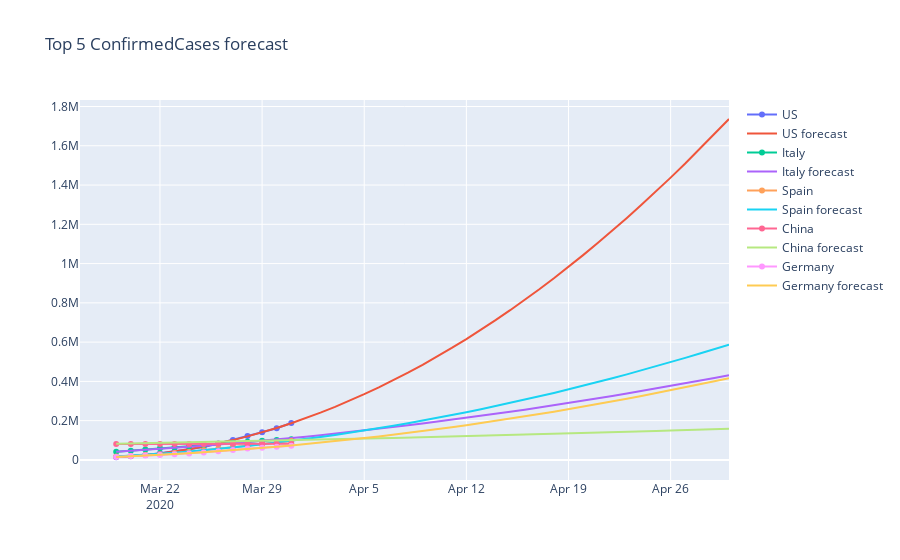
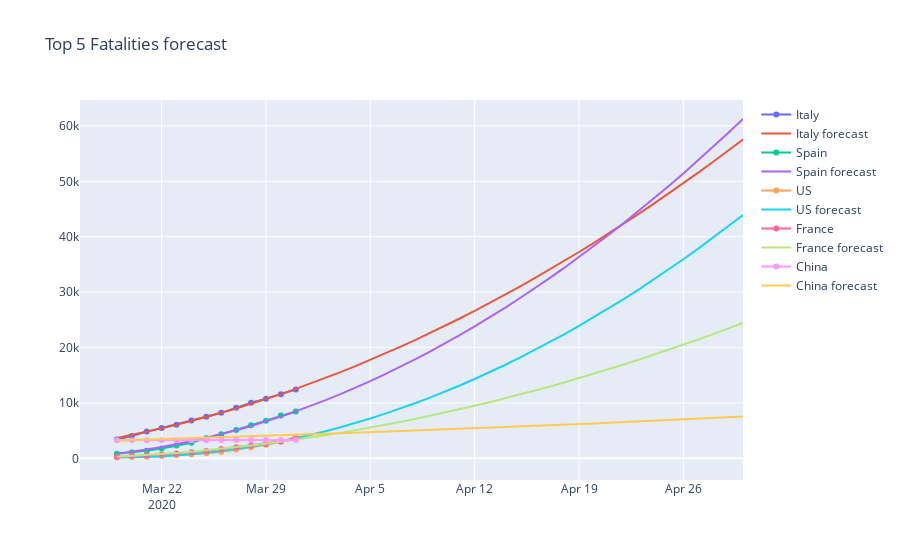

Write notebook code for charts like these, in order.
### Code cell
df_now = train.groupby(['Date','Country_Region']).sum().sort_values(['Country_Region','Date']).reset_index()
df_now['New Cases'] = df_now['ConfirmedCases'].diff()
df_now['New Fatalities'] = df_now['Fatalities'].diff()
df_now = df_now.groupby('Country_Region').apply(lambda group: group.iloc[-1:]).reset_index(drop = True)

fig = go.Figure()
for country in df_now.sort_values('ConfirmedCases', ascending=False).head(5)['Country_Region'].values:
    df_country = df_val[df_val['Country_Region'] == country].groupby(['Date','Country_Region']).sum().reset_index()
    idx = df_country[((df_country['ConfirmedCases'].isnull() == False) & (df_country['ConfirmedCases'] > 0))].shape[0]
    fig.add_trace(go.Scatter(x=df_country['Date'][0:idx],y= df_country['ConfirmedCases'][0:idx], name = country))
    fig.add_trace(go.Scatter(x=df_country['Date'],y= df_country['ConfirmedCases_hat'], name = country + ' forecast'))
fig.update_layout(title_text='Top 5 ConfirmedCases forecast')
fig.show()

fig = go.Figure()
for country in df_now.sort_values('Fatalities', ascending=False).head(5)['Country_Region'].values:
    df_country = df_val[df_val['Country_Region'] == country].groupby(['Date','Country_Region']).sum().reset_index()
    idx = df_country[((df_country['Fatalities'].isnull() == False) & (df_country['Fatalities'] > 0))].shape[0]
    fig.add_trace(go.Scatter(x=df_country['Date'][0:idx],y= df_country['Fatalities'][0:idx], name = country))
    fig.add_trace(go.Scatter(x=df_country['Date'],y= df_country['Fatalities_hat'], name = country + ' forecast'))
fig.update_layout(title_text='Top 5 Fatalities forecast')
fig.show()
